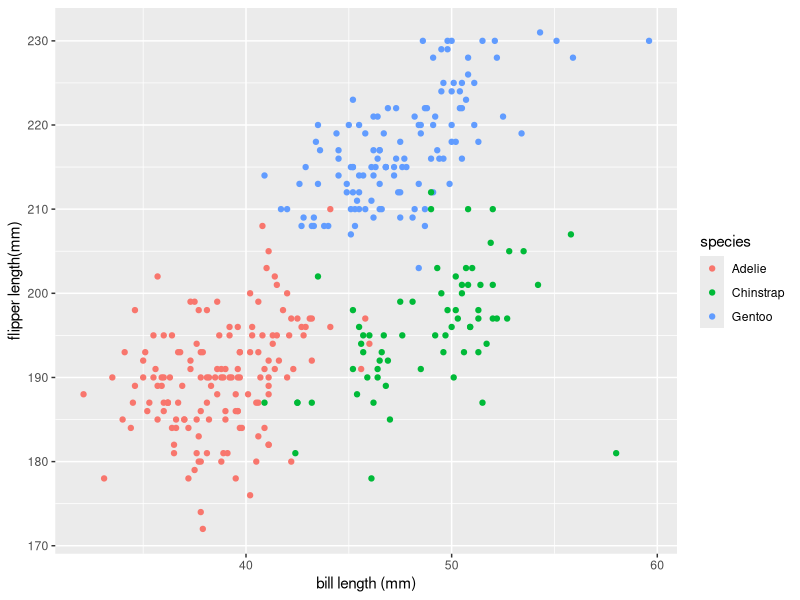
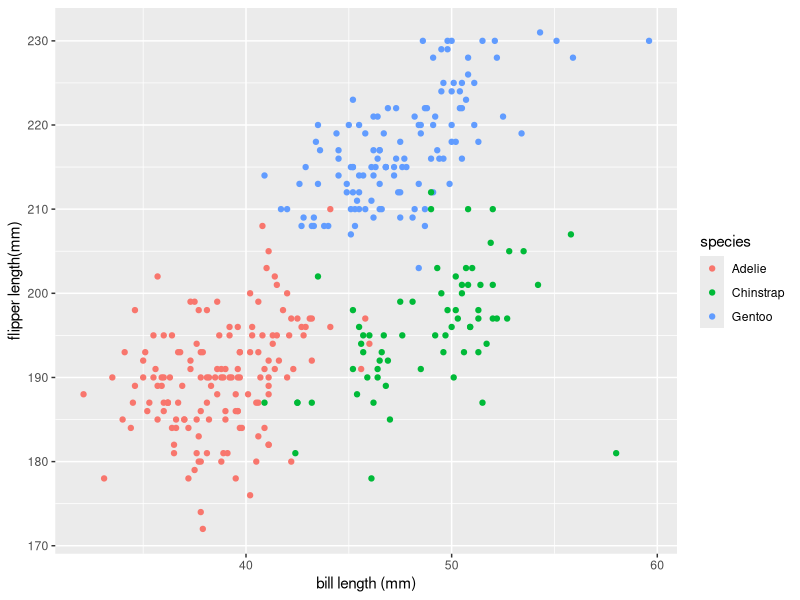

R code for these plots, in order:
## ---- chunk 1
library(tidyverse)
data("penguins", package = "palmerpenguins")
## ---- chunk 2
flipper_vs_bill_scatterplot_df =
  tibble(
    x = penguins$bill_length_mm,
    y = penguins$flipper_length_mm,
    species = penguins$species
  )

flipper_vs_bill_scatterplot = ggplot(flipper_vs_bill_scatterplot_df, aes(x,  y, color = species)) + geom_point()
print(flipper_vs_bill_scatterplot + labs(y = "flipper length(mm)", x = "bill length (mm)"))
ggsave("flipper_vs_bill_scatterplot.pdf")
## ---- chunk 3

